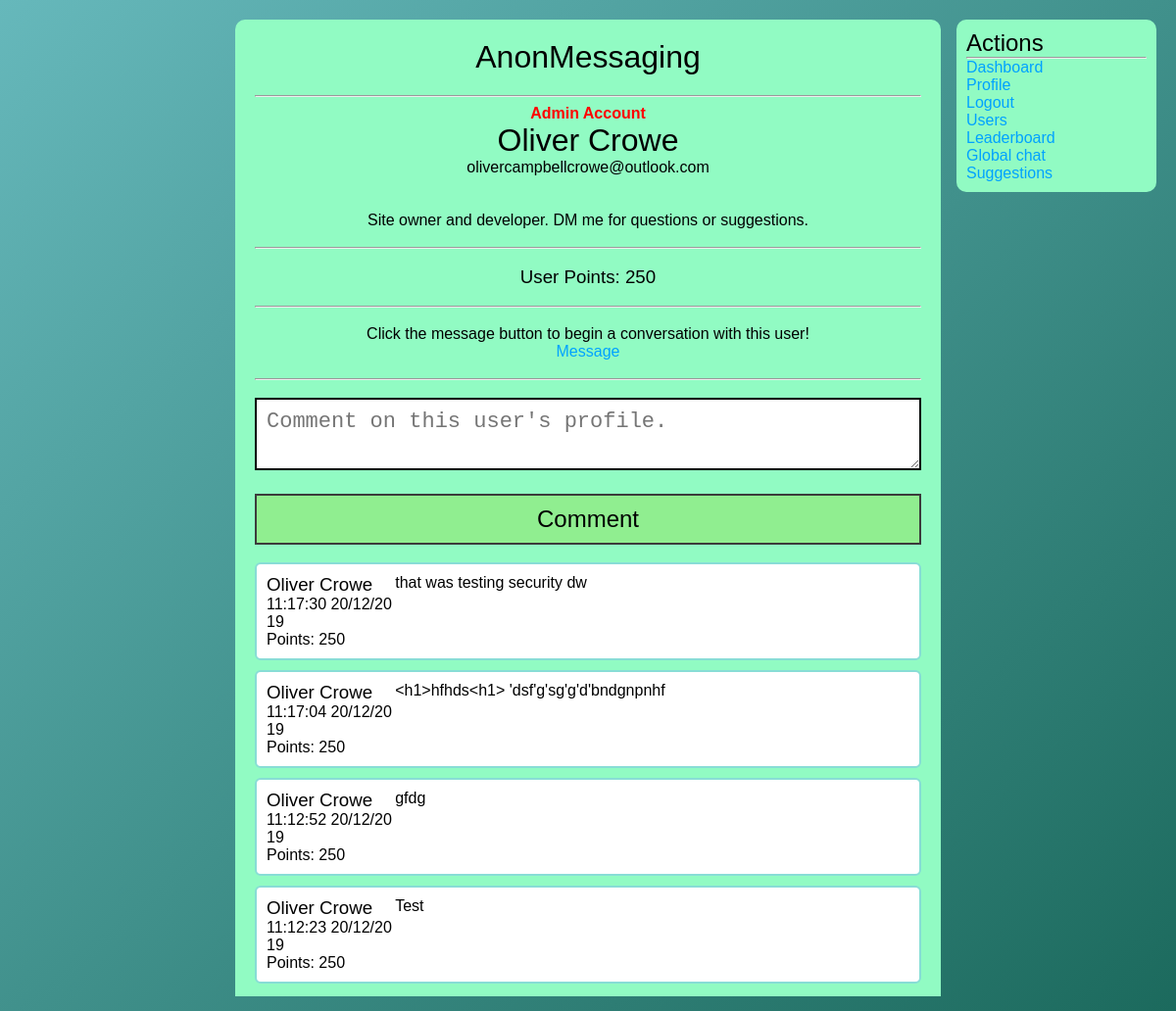
The app's page /profile/index.php?id=5 (signed in) with its own data.
### tables this page shows
CREATE TABLE `users` (
  `user_id` int(11) NOT NULL,
  `user_name` varchar(256) NOT NULL,
  `user_email` varchar(256) NOT NULL,
  `user_password` varchar(256) NOT NULL,
  `user_bio` longtext NOT NULL,
  `user_pfp` varchar(256) NOT NULL,
  `user_type` varchar(256) NOT NULL,
  `user_points` int(11) NOT NULL
);

CREATE TABLE `comments` (
  `comment_id` int(11) NOT NULL,
  `comment_profile` int(11) NOT NULL,
  `comment_user` int(11) NOT NULL,
  `comment_content` longtext NOT NULL,
  `comment_date` varchar(256) NOT NULL
);

### includes/functions.php (called while the page is built, shortened)
<?php
    include_once "connection.php";
    function checkPoints($id){
        global $conn;
        $sql = "SELECT * FROM `users` WHERE `user_id`='$id'";
        $result = mysqli_query($conn, $sql);
        while($row = mysqli_fetch_assoc($result)){
            $points = $row['user_points'];
        }
        return $points;
    }
    function findName($id){
        global $conn;
        $sql = "SELECT * FROM `users` WHERE `user_id` = '$id'";
        $result = mysqli_query($conn, $sql);
        while($row = mysqli_fetch_assoc($result)){
            $name = $row['user_name'];
        }
        return $name;
    }
?>

### profile/index.php (the view, shortened to what this page needs)
<?php
    include_once "../includes/connection.php";
    include_once "../includes/functions.php";
?>
<!DOCTYPE html>
<html lang="en">
<head>
    <link href="../css/style.css" rel="stylesheet">
</head>
<body>
    <div class="main-column">
    <a style="color: #000;text-align:center;" href="../users/index.php"><h1 class="btn-title" style="font-weight:100;margin-bottom:20px;">AnonMessaging</h1></a><hr><br>
    <?php
    $id = mysqli_real_escape_string($conn, $_GET['id']);
    $sql = "SELECT * FROM `users` WHERE `user_id`='$id' LIMIT 1";
    $result = mysqli_query($conn, $sql);
    if(mysqli_num_rows($result) == 0){
        echo "Error, account doesnt exist.";
        exit();
    }else {
        while($row = mysqli_fetch_assoc($result)){
            ?>
            <center>
            <?php
            if($row['user_type'] == 'admin'){
                ?>
                <p style="margin:none;margin-top:-10px;color:red;font-weight:700;">Admin Account</p>
                <?php
            }
                ?>
            <h1 class="user_name" style="font-weight:300;"><?php echo $row['user_name']; ?></h1>
            <p class="user_email"><?php echo $row['user_email']; ?></p>
            <br>
            <br>
            <p><?php echo $row['user_bio']; ?></p>
            <br><hr><br>
            <h3>User Points: <?php echo checkPoints($row['user_id']); ?></h3>
            <br><hr><br>
            <p>Click the message button to begin a conversation with this user!</p>
            <a class="addConv" href="startconversation.php?sender=<?php echo $_SESSION['user_id'] ?>&recipient=<?php echo $row['user_id']; ?>">Message</a>
            </center>
            <?php
        }
    }
    ?>
    <br><hr><br>
    <div class="comment-form">
        <form method="POST">
            <textarea style="width: 100%;max-width:100%;min-width:100%;font-size:22px;border:2px solid black;padding:10px;" class="comment-area" name="comment-area" placeholder="Comment on this user's profile."></textarea>
            <button type="submit" name="submit" class="submit-btn">Comment</button>
        </form>
    </div>
    <br>
    <?php
    $sql = "SELECT * FROM `comments` WHERE `comment_profile`='$id' ORDER BY `comment_id` DESC LIMIT 100";
    $result = mysqli_query($conn, $sql);
    while($row = mysqli_fetch_assoc($result)){
        ?>
 <div class="comment">
        <div class="comment-info">
            <a style="color:#000;text-decoration:none;" href="index.php?id=<?php echo $row['comment_user']; ?>"><h3><?php echo findName($row['comment_user']); ?></h3></a>
            <p><?php echo $row['comment_date']; ?></p>
            <p>Points: <?php echo checkPoints($row['comment_user']); ?></p>
        </div>
        <div class="comment-content">
            <p><?php echo $row['comment_content']; ?></p>
        </div>
    </div>
        <?php
    }
    ?>
   <div class="right-column">
            <h2 style="font-weight:300;">Actions</h2>
            <hr>
            <ul>
            <li><a href="../">Dashboard</a></li>
                <li><a href="../profile/index.php?id=<?php echo $_SESSION['user_id']; ?>">Profile</a></li>
                <li><a href="../logout">Logout</a></li>
                <li><a href="../users/index.php">Users</a></li>
                <li><a href="../leaderboard/">Leaderboard</a></li>
                <li><a href="../global/">Global chat</a></li>
                <li><a href="../suggestions/">Suggestions</a></li>
            </ul>
        </div>
    </div>
</body>
</html>

### css/style.css (style rules this page uses)
* { -webkit-box-sizing: border-box; box-sizing: border-box; padding: 0; margin: 0; }
body { font-family: sans-serif; background-attachment: fixed; background-size: cover; background-image: -webkit-gradient(linear, left top, right bottom, from(#66b8bb), to(#1b695c)); background-image: linear-gradient(to bottom right, #66b8bb, #1b695c); background-position: center; }
a { color: #00a2ff; text-decoration: none; }
h3 { font-weight: 100; }
.main-column { width: 60%; margin: 20px auto; padding: 20px; height: 100%; border-radius: 10px; background-color: #91fbc3; -webkit-box-sizing: border-box; box-sizing: border-box; }
.right-column { -webkit-box-sizing: border-box; box-sizing: border-box; position: fixed; right: 20px; top: 20px; width: 17%; background-color: #91fbc3; border-radius: 10px; padding: 10px; }
.right-column ul li { list-style: none; }
.comment-form .submit-btn { width: 100%; padding: 10px; background: lightgreen; border: 2px solid #3b3b3b; font-size: 24px; margin-top: 20px; }
.comment { margin-bottom: 10px; padding: 10px; width: 100%; overflow: auto; word-break: break-all; background-color: #fff; border-radius: 6px; max-height: 200px; border: 2px solid #88ddd6; }
.comment .comment-info { width: 20%; float: left; }
.comment .comment-content { width: 80%; float: left; }
.submit-btn { width: 100%; padding: 10px; background: lightgreen; border: 2px solid #3b3b3b; font-size: 24px; margin-top: 20px; }

### records on screen
users: user_type "Admin Account", user_name "Oliver Crowe", user_email "olivercampbellcrowe@outlook.com", user_bio "Site owner and developer. DM me for questions or suggestions.", checkPoints($row['user_id']) "250"
comments: comment_user.user_name "Oliver Crowe", comment_date "11:17:30 20/12/2019", comment_user.user_points "250", comment_content "that was testing security dw"
comments: comment_user.user_name "Oliver Crowe", comment_date "11:17:04 20/12/2019", comment_user.user_points "250", comment_content "<h1>hfhds<h1> 'dsf'g'sg'g'd'bndgnpnhf"
comments: comment_user.user_name "Oliver Crowe", comment_date "11:12:52 20/12/2019", comment_user.user_points "250", comment_content "gfdg"
comments: comment_user.user_name "Oliver Crowe", comment_date "11:12:23 20/12/2019", comment_user.user_points "250", comment_content "Test"
